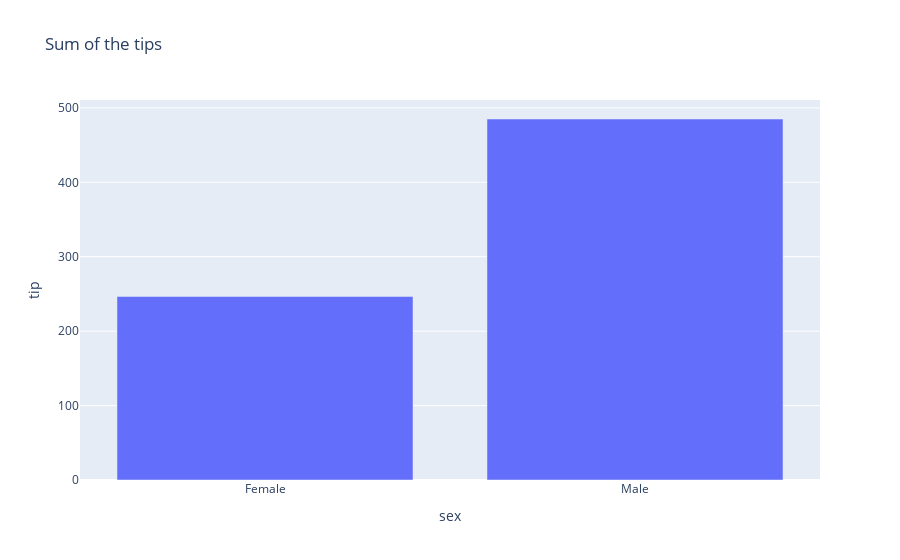

Notebook source saved alongside this figure:
### Code cell
gdf=df.groupby('sex').agg({'tip':'sum'})
gdf.plot(kind='bar', y='tip', title='Sum of the tips')
# px.pie(gdf, values='tip', names=gdf.index, title='Sum of the tips')

### Figure 1 — Plotly figure (JSON) as saved in the notebook; plotly's stock layout.template omitted (floating-point values rounded to 4 significant figures)
{"data": [{"alignmentgroup": "True", "hovertemplate": "sex=%{x}<br>tip=%{y}<extra></extra>", "legendgroup": "", "marker": {"color": "#636efa", "pattern": {"shape": ""}}, "name": "", "offsetgroup": "", "orientation": "v", "showlegend": false, "textposition": "auto", "type": "bar", "x": ["Female", "Male"], "xaxis": "x", "y": [246.5, 485.1], "yaxis": "y"}], "layout": {"barmode": "relative", "legend": {"tracegroupgap": 0}, "title": {"text": "Sum of the tips"}, "xaxis": {"anchor": "y", "domain": [0, 1], "title": {"text": "sex"}}, "yaxis": {"anchor": "x", "domain": [0, 1], "title": {"text": "tip"}}}}
